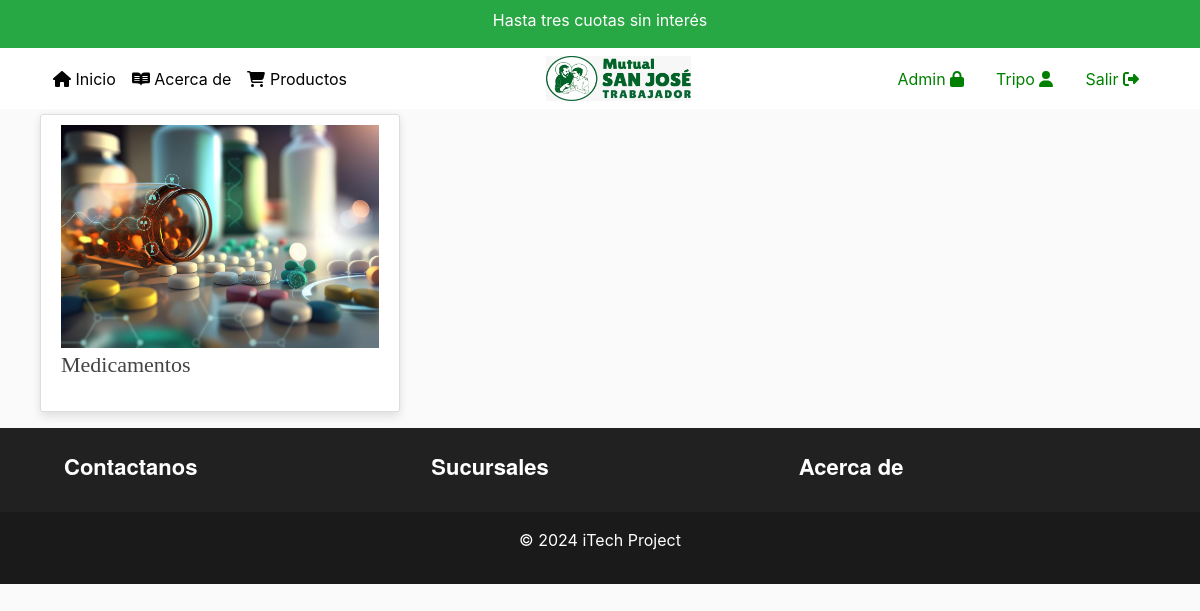
/productos (signed in), run on the app's committed database.
### users/models.py (models this page shows, shortened)
class CustomUser(AbstractUser):
    def image_upload_to(self, instance=None):
        if instance:
            return os.path.join('Users', self.username, instance)
        return None
    STATUS = (
        ('cliente', 'cliente'),
        ('Auxiliar', 'Auxiliar'),
        ('Administrativo', 'Administrativo'),
        ('Farmaceutico', 'Farmaceutico'),
        ('Medico', 'Medico'),
    )
    email = models.EmailField(unique=True)
    status = models.CharField(max_length=100, choices=STATUS, default='Empleado')
    description = models.TextField("Description", max_length=600, default='', blank=True)
    image = models.ImageField(default='default/no_image.jpg', upload_to=image_upload_to)

### main/models.py (models this page shows, shortened)
class ArticleSeries(models.Model):
    def image_upload_to(self, instance=None):
        if instance:
            return os.path.join('ArticleSeries', slugify(self.slug), instance)
        return None
    title = models.CharField("Tipo de Producto",max_length=200)
    subtitle = models.CharField("subtitulo", max_length=200, default='', blank=True)
    slug = models.SlugField("Etiqueta", null=False, blank=False, unique=True)
    published = models.DateTimeField('Fecha Publicada', default=timezone.now)
    image = models.ImageField("Imagen", default='default/no_image.jpg', upload_to=image_upload_to, max_length=255)
    class Meta:
        verbose_name = "Categoria"
        verbose_name_plural = "Categorias"
        ordering = ['-published']

### main/views.py (the view)
# urls.py: path("productos", views.productos, name="productos"),
def productos(request):
    matching_series = ArticleSeries.objects.all()
    return render(
        request=request,
        template_name='main/productos.html',
        context={
            "objects": matching_series,
            "type": "series"
        } )

### main/templates/main/productos.html (shortened to what this page needs)
{% extends "main/header.html" %}
{% block content %}
<main role="main" class="container-xl">
    <div class="row display-flex justify-content-start">
    {% for object in objects %}
        <div class="col-lg-4 col-md-6 col-sm-12 mobiledevice">
            <article class="media content-section customhover" style="height: 95%;">
                <div class="media-body">
                    <a href="/{{object.slug}}">
                        <div class="aspect-ratio-box">
                        <img class="img-fluid" src="{{ object.image.url }}">
                        </div>
                    </a>
                    <div>
                        <a class="article-title line-clamp-2 title-style" style="font-size: 22px" href="/{{object.slug}}">
                            {{ object.title }}
                        </a>
                    </div>
                </div>
            </article>
        </div>
    {% endfor %}
    </div>
{% endblock content %}

### main/templates/main/includes/navbar.html (shortened to what this page needs)
{% load static %}
<header class="site-header" style="margin-bottom: 5px">
    <nav class="navbar navbar-expand-md navbar-color">
        <div class="container">
            <div class="navbar-nav">
                <a class="nav-item nav-link" href="/"><i class="fas fa-home"></i> Inicio</i></a>
            </div>
            <div class="collapse navbar-collapse" id="navbarToggle">
                <div class="navbar-nav mr-auto">
                    <a class="nav-item nav-link" href="{% url 'acercade' %}"><i class="fa-brands fa-readme"></i> Acerca de</a>
                    <a class="nav-item nav-link" href="{% url 'productos' %}"><i class="fa-solid fa-cart-shopping"></i> Productos</a>
                </div>
                <div class="navbar-nav mr-auto">
                <img src="{% static "images/logo.jpeg" %}" width="145" height="45" align="center">
                </div>
                {% if user.is_authenticated %}
                {% if user.is_staff %}
                <a class="nav-item nav-link" href="{% url 'admin:index' %}" style="color:green;">Admin <i class="fa-solid fa-lock"></i></a>
                {% endif %}
                <a class="nav-item nav-link" href="{% url 'profile' user.username %}" style="color:green">
                    {{user.username}} <i class="fas fa-user"></i>
                </a>
                <a class="nav-item nav-link" href="{% url 'logout' %}" style="color:green">
                    Salir <i class="fas fa-sign-out-alt"></i>
                </a>
                {% endif %}
                </div>
            </div>
    </nav>
</header>

### main/static/main/main.css (style rules this page uses)
:root { --footercolor: #ffffff; --navbarcolor: #ffffff; --btncolor: #ffffff; --socialcolor: #ffffff; --brightText: #020202; }
.navbar-color { background-color: var(--navbarcolor); }
body { background: #fafafa; }
.site-header .navbar-nav .nav-link { color: var(--brightText); }
.content-section { background: #ffffff; padding: 10px 20px; border: 1px solid #dddddd; border-radius: 3px; margin-bottom: 20px; }
.article-title { color: #444444; }
.row.display-flex { display: flex; flex-wrap: wrap; }
.row.display-flex > [class*='col-'] { flex-grow: 1; }
.customhover { background: #fff; box-shadow: 0 6px 10px rgba(0,0,0,.08), 0 0 6px rgba(0,0,0,.05); transition: .3s transform cubic-bezier(.155,1.105,.295,1.12),.3s box-shadow,.3s -webkit-transform cubic-bezier(.155,1.105,.295,1.12); cursor: pointer; }
@media screen and (min-width: 600px) { .mobiledevice { padding-left: 10px; padding-right: 10px; } }
.title-style { font-family: fell, Georgia, Cambria, 'Times New Roman', Times, serif !important; }
.aspect-ratio-box::after { display: block; content: ''; padding-bottom: 56.25; }
img { max-width: 100%; max-height: 100%; }

### data on the page
CustomUser: username "Tripo"
ArticleSeries: image (picture), title "Medicamentos"
